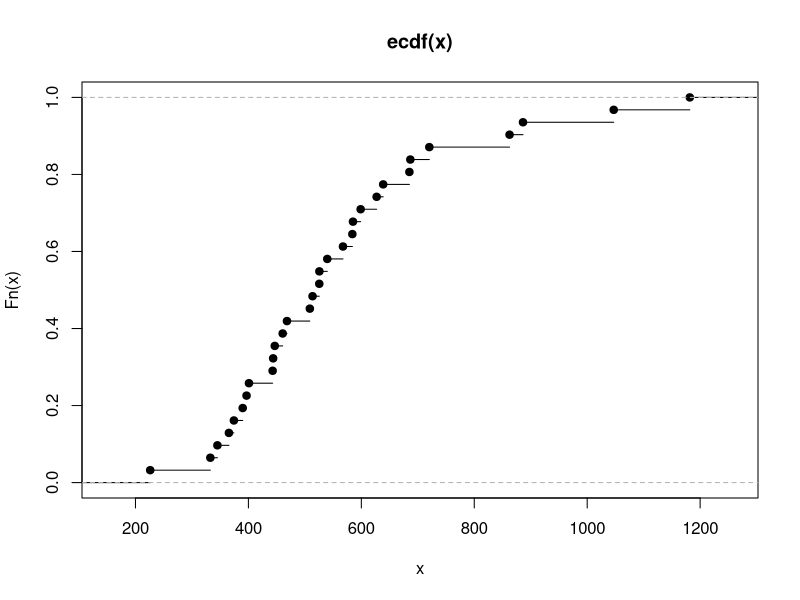

This figure's R source:
#question 8
#check the number you typed twice. 
x <- c(401, 468.3, 638.7, 1181.7, 567.5, 862.5, 365.5, 584.1, 585.2, 
       508.8, 598.8, 396.7, 1047, 886.3, 332.6, 446.7, 627.1, 442.9,
       513.6, 525.5, 539.7, 226.1, 685.1, 345.1, 374.3,720.4, 686.8,
       525.7, 460.7, 443.8, 389.9)
?ecdf
t <- ecdf(x)
plot(t)
# take a look at the plot, it is estimate that the 85% rainfall is about 700mm
#but the exact value is get as follows
?quantile
quantile(t,probs=0.85)
#703.6

#question 10
n <- 7+31+26+21+11
rmean <- (0.5*7+ 2.5*31+4.5*26+6.5*21+9*11)/n
rainsd <- ((7*(0.5-rmean)^2+31*(2.5-rmean)^2+26*(4.5-rmean)^2+
             21*(6.5-rmean)^2+11*(9-rmean)^2)/(n-1))^0.5
#2.39017
rancv <- rainsd/rmean
#0.5293109


# a simpler answer with rep(),same results as above
?rep
rain <- c(rep(0.5,times=7),rep(2.5,times=31),rep(4.5,times=26),
          rep(6.5,times=21),rep(9,times=11))
rainsd <- sd(rain)
#2.39017
rancv <- sd(rain)/mean(rain)
#0.5293109

set.seed(1)
rnorm(30, mean = 896.8, sd = 1780.84)

